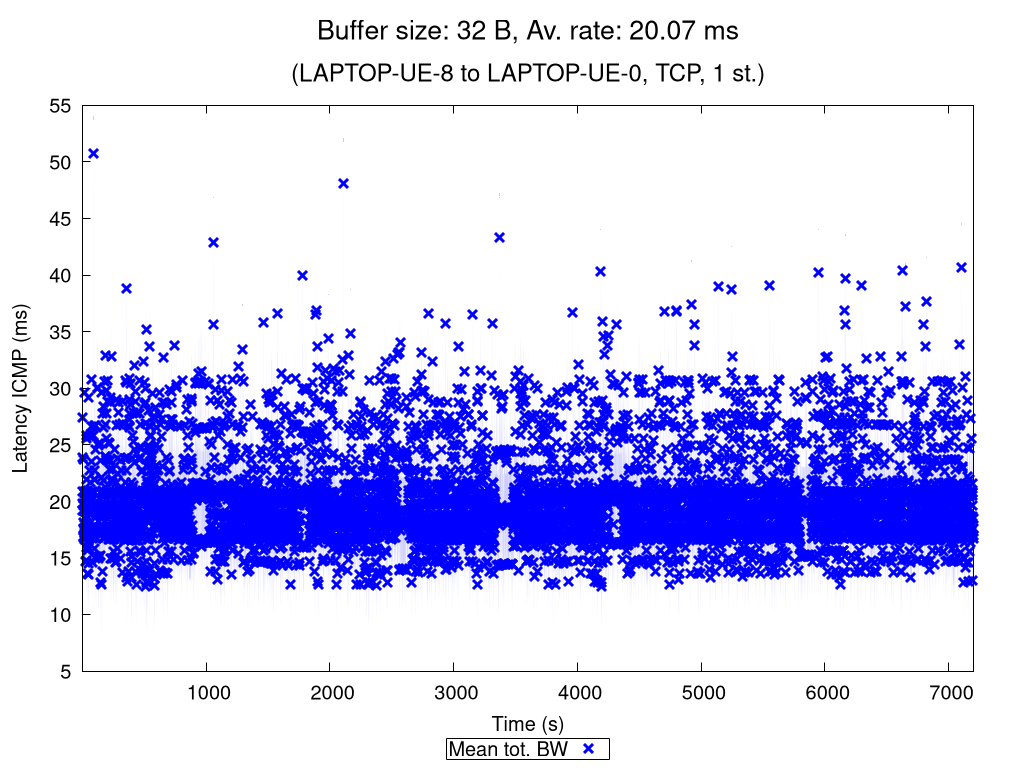

gnuplot code for this plot:
set terminal pngcairo nocrop enhanced size 1024,768 font "Verdana,15"
set output "TCP_1_st_2020_11_06_18-25-27_two2one_00032B.png"

set title "{/=20 Buffer size: 32 B, Av. rate: 20.07 ms}\n\n{/=18 (LAPTOP-UE-8 to LAPTOP-UE-0, TCP, 1 st.)}"

set xlabel "Time (s)"
set ylabel "Latency ICMP (ms)"
set ytics nomirror
set key bmargin center horizontal box samplen 1 width -1
set bmargin 4.6
set rmargin 4.5

rf = 1.0  # rate factor
set style fill transparent solid 0.2 noborder
set autoscale xfix
plot "TCP_1_st_2020_11_06_18-25-27_two2one_00032B_iperf_processed.dat" using 1:($2/rf-$3/rf):($2/rf+$3/rf) with filledcurves lc rgb "blue" notitle, \
     "" using 1:($2/rf) with points pt 2 ps 1.5 lw 3 lc rgb "blue" title "Mean tot. BW", \
